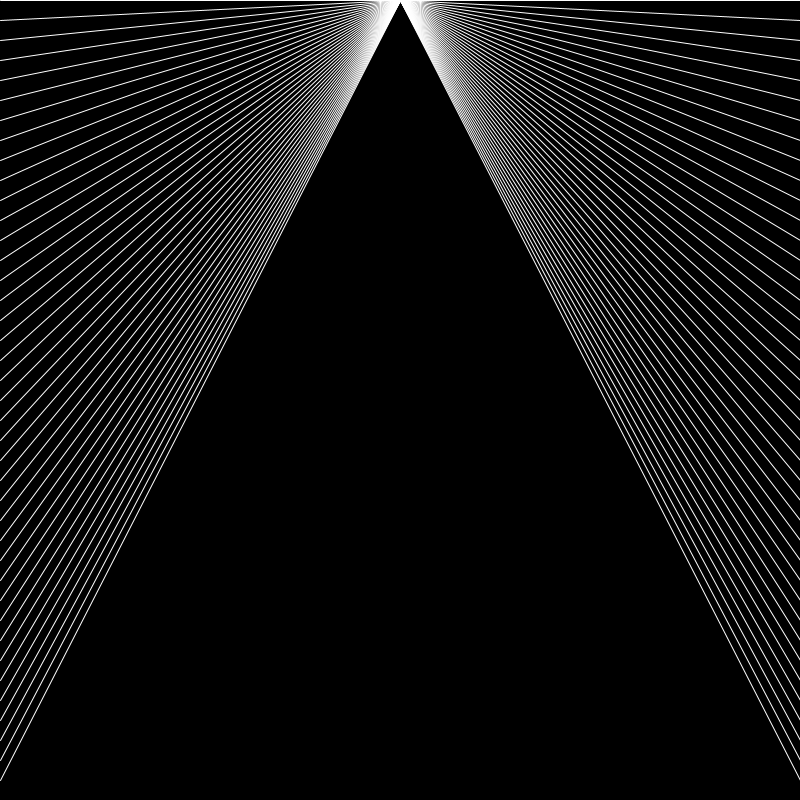
Frame 1 (no input)
Frame 60 (the mouse pressed at the canvas centre just before this capture): identical to frame 1, image omitted
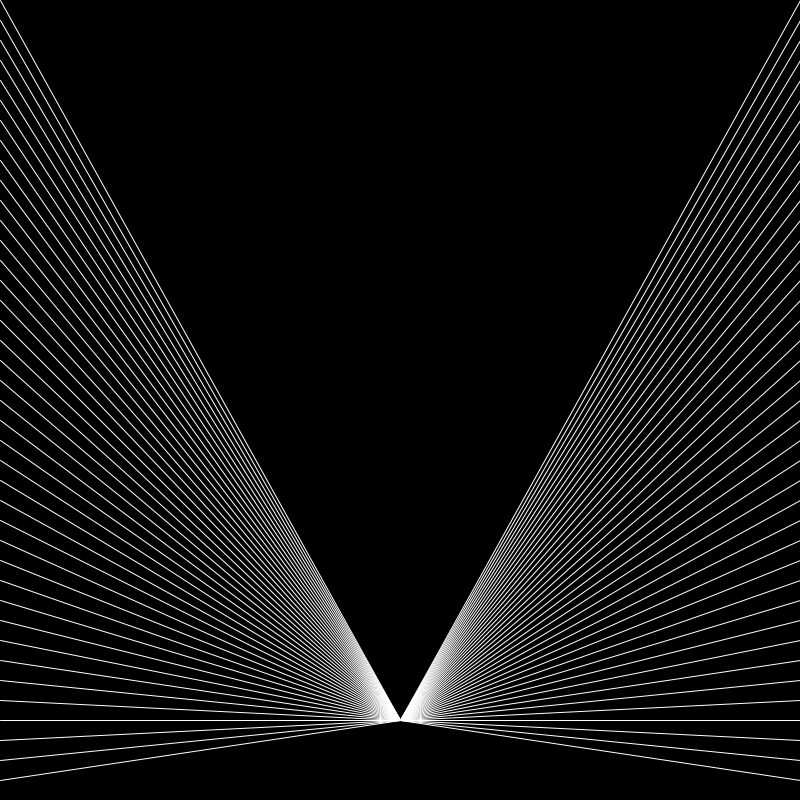
Frame 120 (the mouse held since frame 60 and released just before this capture)

The Processing sketch that drew these frames (run headless with seeded random() and noise(); from frame 60 on, the mouse is pressed at the canvas centre):

// Processing sketch: LSI_036_forLoopDiagonal2XLinesMove
// ── LSI_036_forLoopDiagonal2XLinesMove.pde
float posYMoveA =0;
float posYMoveB =0;

void setup(){
size(800,800);  
  
}

void draw(){
 
background(0);

noFill();
stroke(255);  

posYMoveA = posYMoveA+mouseX/10;
if(posYMoveA>height) posYMoveA=0;

posYMoveB = posYMoveB+mouseY/10;
if(posYMoveB>height) posYMoveB=0;

for (int i=0; i<height; i=i+20){  
  line(0,i,width/2,posYMoveA );  
}

for (int i=0; i<height; i=i+20){ 
  line(width,i,width/2,posYMoveB);  
}

  
}
